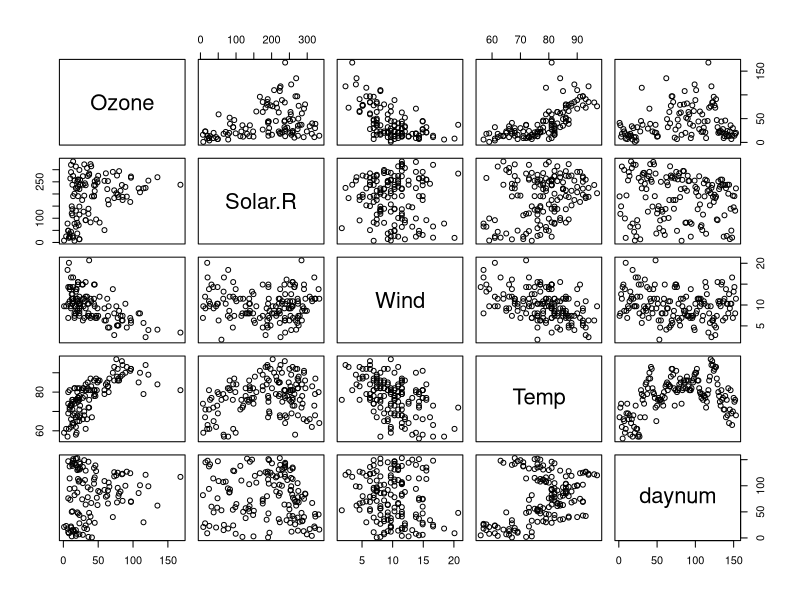
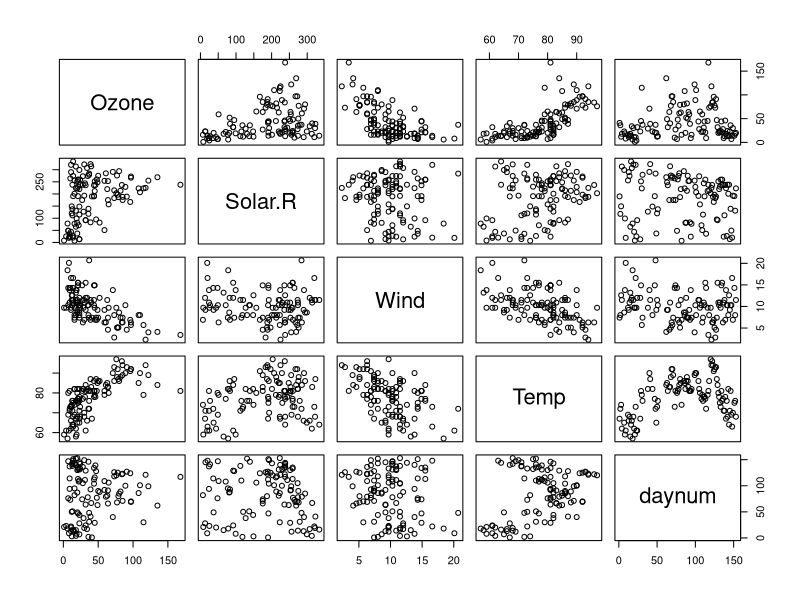

Reproduce these figures in R, in order. (Note: this script raises an error after producing the figures.)
aq <- airquality
# Add column for day number
aq$daynum <- 1:nrow(aq)
aq <- aq[, -c(5, 6)]
aq
pairs(aq)
# Remove all NA values
aq <- aq[!(is.na(aq$Ozone) | is.na(aq$Solar.R)), ]
pairs(aq)
# Fit Ozone as a factor of the other inputs
gpaq <- gpkm(Ozone ~ ., data=aq, kernel=Matern32, restarts = 20)
gpaq
summary(gpaq)
gpaq$plotmarginalrandom()
gpaq$plotLOO()
gpaq$kernel$k(gpaq$X)
gpaq$kernel$k(gpaq$X, gpaq$X)
